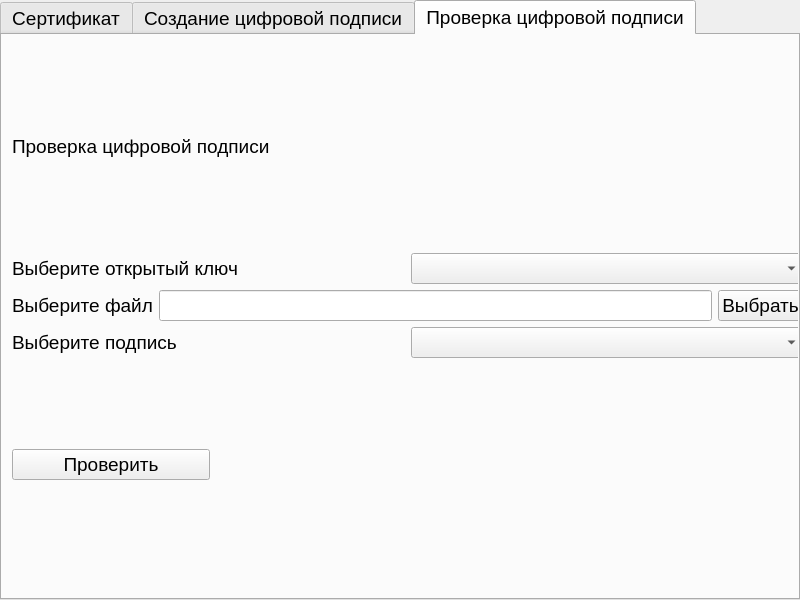
<?xml version="1.0" encoding="UTF-8"?>
<ui version="4.0">
 <class>Dialog</class>
 <widget class="QDialog" name="Dialog">
  <property name="geometry">
   <rect>
    <x>0</x>
    <y>0</y>
    <width>800</width>
    <height>600</height>
   </rect>
  </property>
  <property name="windowTitle">
   <string>Dialog</string>
  </property>
  <widget class="QTabWidget" name="tabWidget">
   <property name="geometry">
    <rect>
     <x>0</x>
     <y>0</y>
     <width>800</width>
     <height>600</height>
    </rect>
   </property>
   <property name="sizePolicy">
    <sizepolicy hsizetype="Expanding" vsizetype="Expanding">
     <horstretch>0</horstretch>
     <verstretch>0</verstretch>
    </sizepolicy>
   </property>
   <property name="font">
    <font>
     <pointsize>14</pointsize>
    </font>
   </property>
   <property name="currentIndex">
    <number>2</number>
   </property>
   <widget class="QWidget" name="tab">
    <attribute name="title">
     <string>Сертификат</string>
    </attribute>
    <widget class="QWidget" name="verticalLayoutWidget_3">
     <property name="geometry">
      <rect>
       <x>0</x>
       <y>0</y>
       <width>791</width>
       <height>571</height>
      </rect>
     </property>
     <layout class="QVBoxLayout" name="verticalLayout_3">
      <item>
       <widget class="QLabel" name="label">
        <property name="font">
         <font>
          <pointsize>14</pointsize>
         </font>
        </property>
        <property name="text">
         <string>Создание сертификата</string>
        </property>
       </widget>
      </item>
      <item>
       <layout class="QHBoxLayout" name="horizontalLayout_8">
        <item>
         <widget class="QLabel" name="label_4">
          <property name="font">
           <font>
            <pointsize>14</pointsize>
           </font>
          </property>
          <property name="text">
           <string>CountryName</string>
          </property>
         </widget>
        </item>
        <item>
         <widget class="QLineEdit" name="country_name">
          <property name="font">
           <font>
            <pointsize>12</pointsize>
           </font>
          </property>
         </widget>
        </item>
       </layout>
      </item>
      <item>
       <layout class="QHBoxLayout" name="horizontalLayout_6">
        <item>
         <widget class="QLabel" name="label_2">
          <property name="font">
           <font>
            <pointsize>14</pointsize>
           </font>
          </property>
          <property name="text">
           <string>CommonName</string>
          </property>
         </widget>
        </item>
        <item>
         <widget class="QLineEdit" name="common_name">
          <property name="font">
           <font>
            <pointsize>12</pointsize>
           </font>
          </property>
         </widget>
        </item>
       </layout>
      </item>
      <item>
       <layout class="QHBoxLayout" name="horizontalLayout_9">
        <item>
         <widget class="QLabel" name="label_7">
          <property name="font">
           <font>
            <pointsize>14</pointsize>
           </font>
          </property>
          <property name="text">
           <string>StateOrProvinceName</string>
          </property>
         </widget>
        </item>
        <item>
         <widget class="QLineEdit" name="state">
          <property name="font">
           <font>
            <pointsize>12</pointsize>
           </font>
          </property>
         </widget>
        </item>
       </layout>
      </item>
      <item>
       <layout class="QHBoxLayout" name="horizontalLayout_10">
        <item>
         <widget class="QLabel" name="label_6">
          <property name="font">
           <font>
            <pointsize>14</pointsize>
           </font>
          </property>
          <property name="text">
           <string>LocalityName</string>
          </property>
         </widget>
        </item>
        <item>
         <widget class="QLineEdit" name="local">
          <property name="font">
           <font>
            <pointsize>12</pointsize>
           </font>
          </property>
         </widget>
        </item>
       </layout>
      </item>
      <item>
       <layout class="QHBoxLayout" name="horizontalLayout_11">
        <item>
         <widget class="QLabel" name="label_5">
          <property name="font">
           <font>
            <pointsize>14</pointsize>
           </font>
          </property>
          <property name="text">
           <string>OrganizationName</string>
          </property>
         </widget>
        </item>
        <item>
         <widget class="QLineEdit" name="org">
          <property name="font">
           <font>
            <pointsize>12</pointsize>
           </font>
          </property>
         </widget>
        </item>
       </layout>
      </item>
      <item>
       <layout class="QHBoxLayout" name="horizontalLayout_12">
        <item>
         <widget class="QLabel" name="label_8">
          <property name="font">
           <font>
            <pointsize>14</pointsize>
           </font>
          </property>
          <property name="text">
           <string>OrganizationalUnitName</string>
          </property>
         </widget>
        </item>
        <item>
         <widget class="QLineEdit" name="org_unit">
          <property name="font">
           <font>
            <pointsize>12</pointsize>
           </font>
          </property>
         </widget>
        </item>
       </layout>
      </item>
      <item>
       <layout class="QHBoxLayout" name="horizontalLayout_13">
        <item>
         <widget class="QLabel" name="label_9">
          <property name="font">
           <font>
            <pointsize>14</pointsize>
           </font>
          </property>
          <property name="text">
           <string>EmailAdress</string>
          </property>
         </widget>
        </item>
        <item>
         <widget class="QLineEdit" name="email">
          <property name="font">
           <font>
            <pointsize>12</pointsize>
           </font>
          </property>
         </widget>
        </item>
       </layout>
      </item>
      <item>
       <layout class="QHBoxLayout" name="horizontalLayout_14">
        <item>
         <widget class="QLabel" name="label_3">
          <property name="font">
           <font>
            <pointsize>14</pointsize>
           </font>
          </property>
          <property name="text">
           <string>Years</string>
          </property>
         </widget>
        </item>
        <item>
         <widget class="QLineEdit" name="years">
          <property name="font">
           <font>
            <pointsize>12</pointsize>
           </font>
          </property>
         </widget>
        </item>
       </layout>
      </item>
      <item>
       <layout class="QHBoxLayout" name="horizontalLayout_15">
        <item>
         <widget class="QPushButton" name="create_cert">
          <property name="font">
           <font>
            <pointsize>14</pointsize>
           </font>
          </property>
          <property name="text">
           <string>Создать</string>
          </property>
         </widget>
        </item>
        <item>
         <widget class="QLabel" name="label_10">
          <property name="text">
           <string/>
          </property>
         </widget>
        </item>
       </layout>
      </item>
     </layout>
    </widget>
   </widget>
   <widget class="QWidget" name="tab_2">
    <attribute name="title">
     <string>Создание цифровой подписи</string>
    </attribute>
    <widget class="QWidget" name="verticalLayoutWidget">
     <property name="geometry">
      <rect>
       <x>3</x>
       <y>3</y>
       <width>791</width>
       <height>521</height>
      </rect>
     </property>
     <layout class="QVBoxLayout" name="verticalLayout_2">
      <item>
       <widget class="QLabel" name="label_11">
        <property name="font">
         <font>
          <pointsize>14</pointsize>
         </font>
        </property>
        <property name="text">
         <string>Создание цифровой подписи</string>
        </property>
       </widget>
      </item>
      <item>
       <layout class="QHBoxLayout" name="horizontalLayout">
        <item>
         <widget class="QLabel" name="label_13">
          <property name="text">
           <string>Выберите сертификат</string>
          </property>
         </widget>
        </item>
        <item>
         <widget class="QComboBox" name="comboBox"/>
        </item>
       </layout>
      </item>
      <item>
       <layout class="QHBoxLayout" name="horizontalLayout_2">
        <item>
         <widget class="QLabel" name="label_14">
          <property name="text">
           <string>Выберите файл</string>
          </property>
         </widget>
        </item>
        <item>
         <widget class="QLineEdit" name="file_field"/>
        </item>
        <item>
         <widget class="QPushButton" name="browse">
          <property name="text">
           <string>Выбрать</string>
          </property>
         </widget>
        </item>
       </layout>
      </item>
      <item>
       <layout class="QHBoxLayout" name="horizontalLayout_3">
        <item>
         <widget class="QPushButton" name="create_sign">
          <property name="enabled">
           <bool>true</bool>
          </property>
          <property name="sizePolicy">
           <sizepolicy hsizetype="Fixed" vsizetype="Fixed">
            <horstretch>0</horstretch>
            <verstretch>0</verstretch>
           </sizepolicy>
          </property>
          <property name="minimumSize">
           <size>
            <width>198</width>
            <height>0</height>
           </size>
          </property>
          <property name="maximumSize">
           <size>
            <width>16777215</width>
            <height>16777215</height>
           </size>
          </property>
          <property name="text">
           <string>Создать</string>
          </property>
         </widget>
        </item>
        <item>
         <widget class="QLabel" name="label_12">
          <property name="text">
           <string/>
          </property>
         </widget>
        </item>
       </layout>
      </item>
      <item>
       <widget class="QLabel" name="label_15">
        <property name="font">
         <font>
          <pointsize>14</pointsize>
         </font>
        </property>
        <property name="text">
         <string>Удаление цифровой подписи</string>
        </property>
       </widget>
      </item>
      <item>
       <layout class="QHBoxLayout" name="horizontalLayout_4">
        <item>
         <widget class="QLabel" name="label_16">
          <property name="text">
           <string>Выберите подпись</string>
          </property>
         </widget>
        </item>
        <item>
         <widget class="QComboBox" name="comboBox_2"/>
        </item>
       </layout>
      </item>
      <item>
       <layout class="QHBoxLayout" name="horizontalLayout_5">
        <item>
         <widget class="QPushButton" name="delete_sign">
          <property name="enabled">
           <bool>true</bool>
          </property>
          <property name="sizePolicy">
           <sizepolicy hsizetype="Fixed" vsizetype="Fixed">
            <horstretch>0</horstretch>
            <verstretch>0</verstretch>
           </sizepolicy>
          </property>
          <property name="minimumSize">
           <size>
            <width>198</width>
            <height>0</height>
           </size>
          </property>
          <property name="maximumSize">
           <size>
            <width>16777215</width>
            <height>16777215</height>
           </size>
          </property>
          <property name="text">
           <string>Удалить</string>
          </property>
         </widget>
        </item>
        <item>
         <widget class="QLabel" name="label_17">
          <property name="text">
           <string/>
          </property>
         </widget>
        </item>
       </layout>
      </item>
     </layout>
    </widget>
   </widget>
   <widget class="QWidget" name="tab_3">
    <attribute name="title">
     <string>Проверка цифровой подписи</string>
    </attribute>
    <widget class="QWidget" name="verticalLayoutWidget_2">
     <property name="geometry">
      <rect>
       <x>10</x>
       <y>10</y>
       <width>791</width>
       <height>521</height>
      </rect>
     </property>
     <layout class="QVBoxLayout" name="verticalLayout_4">
      <item>
       <widget class="QLabel" name="label_18">
        <property name="font">
         <font>
          <pointsize>14</pointsize>
         </font>
        </property>
        <property name="text">
         <string>Проверка цифровой подписи</string>
        </property>
       </widget>
      </item>
      <item>
       <layout class="QHBoxLayout" name="horizontalLayout_7">
        <item>
         <widget class="QLabel" name="label_19">
          <property name="text">
           <string>Выберите открытый ключ</string>
          </property>
         </widget>
        </item>
        <item>
         <widget class="QComboBox" name="comboBox_3"/>
        </item>
       </layout>
      </item>
      <item>
       <layout class="QHBoxLayout" name="horizontalLayout_16">
        <item>
         <widget class="QLabel" name="label_20">
          <property name="text">
           <string>Выберите файл</string>
          </property>
         </widget>
        </item>
        <item>
         <widget class="QLineEdit" name="file_field_2"/>
        </item>
        <item>
         <widget class="QPushButton" name="browse_2">
          <property name="text">
           <string>Выбрать</string>
          </property>
         </widget>
        </item>
       </layout>
      </item>
      <item>
       <layout class="QHBoxLayout" name="horizontalLayout_18">
        <item>
         <widget class="QLabel" name="label_23">
          <property name="text">
           <string>Выберите подпись</string>
          </property>
         </widget>
        </item>
        <item>
         <widget class="QComboBox" name="comboBox_4"/>
        </item>
       </layout>
      </item>
      <item>
       <layout class="QHBoxLayout" name="horizontalLayout_17">
        <item>
         <widget class="QPushButton" name="verify">
          <property name="enabled">
           <bool>true</bool>
          </property>
          <property name="sizePolicy">
           <sizepolicy hsizetype="Fixed" vsizetype="Fixed">
            <horstretch>0</horstretch>
            <verstretch>0</verstretch>
           </sizepolicy>
          </property>
          <property name="minimumSize">
           <size>
            <width>198</width>
            <height>0</height>
           </size>
          </property>
          <property name="maximumSize">
           <size>
            <width>16777215</width>
            <height>16777215</height>
           </size>
          </property>
          <property name="text">
           <string>Проверить</string>
          </property>
         </widget>
        </item>
        <item>
         <widget class="QLabel" name="label_21">
          <property name="text">
           <string/>
          </property>
         </widget>
        </item>
       </layout>
      </item>
     </layout>
    </widget>
   </widget>
  </widget>
 </widget>
 <resources/>
 <connections/>
</ui>
